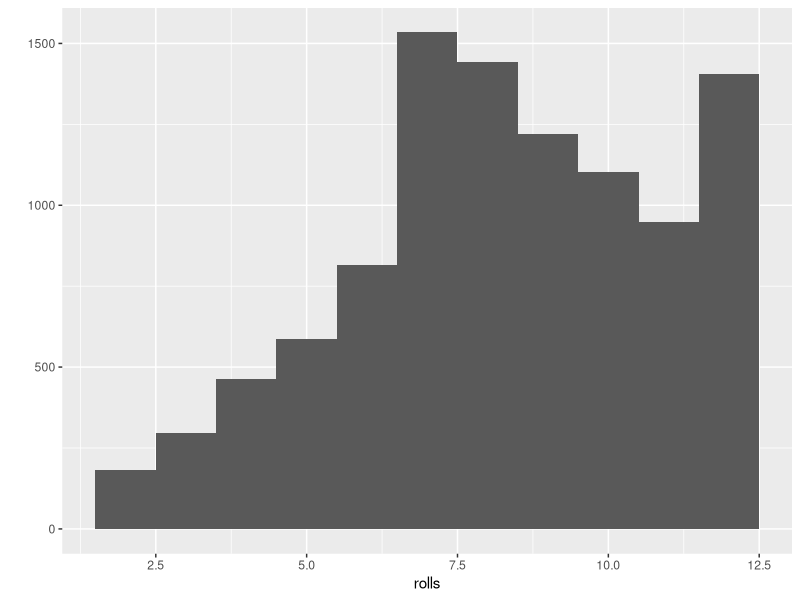

Recreate this plot in R.
library("ggplot2")


roll <- function(){
  die <- 1:6
  dice <- sample(die, size = 2, replace = TRUE,  prob = c(1/8, 1/8, 1/8, 1/8, 1/8, 3/8))
  sum(dice)
}

rolls <- replicate(10000, roll())
qplot(rolls, binwidth = 1)
